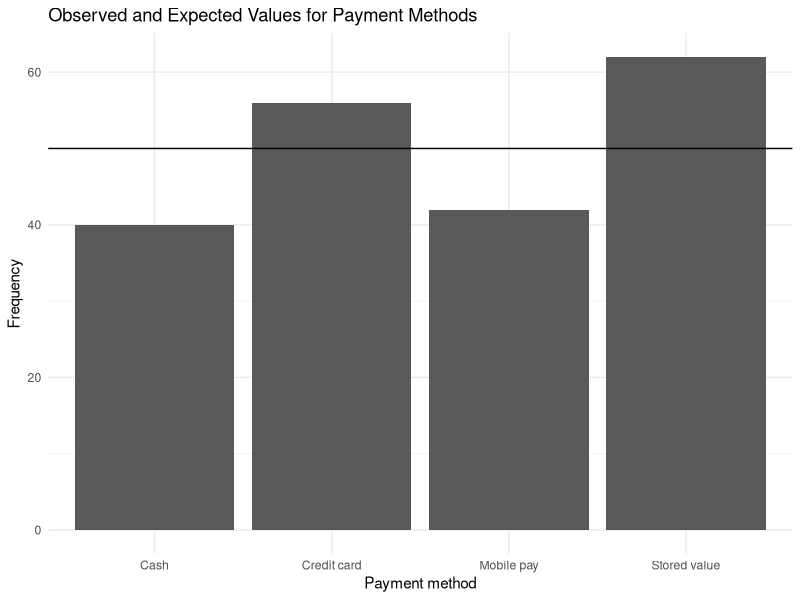

Here is the R script that generated this plot:
## ---- chunk 1
library(tidyverse)
theme_set(theme_minimal())
knitr::opts_chunk$set(echo = TRUE, warning = FALSE, message = FALSE)
## ---- chunk 2
observed <- c(40, 62, 42, 56)
expected <- c(50, 50, 50, 50)

sum((observed - expected)^2 / expected)
## ---- chunk 3
chisq.test(observed)
qchisq(0.95, df = 3)
## ---- chunk 4
payments <- data.frame(
  method = c("Cash", "Stored value", "Mobile pay", "Credit card"),
  observed
)
## ---- chunk 5
ggplot(payments, aes(method, observed)) +
  geom_col() +
  geom_hline(yintercept = 50) +
  labs(title = "Observed and Expected Values for Payment Methods",
       x = "Payment method", y = "Frequency")
## ---- chunk 6
observed <- c(208, 99, 61, 32)
test <- chisq.test(observed, p = c(0.45, 0.30, 0.15, 0.10))

test$expected
test
qchisq(0.90, df = 3)
## ---- chunk 7
observed <- c(92, 68, 40)
test <- chisq.test(observed, p = c(0.55, 0.30, 0.15))

test$expected
test
qchisq(0.90, df = 2)
## ---- chunk 8
f  <- c(18, 62, 72, 30, 14, 4)
Xm <- c(32, 47, 62, 77, 92, 107)
times <- rep(Xm, f)

mean(times)
sd(times)
## ---- chunk 9
boundaries <- c(-Inf, 39.5, 54.5, 69.5, 84.5, 99.5, Inf)
area <- diff(pnorm(boundaries, mean(times), sd(times)))

area
area * 200
## ---- chunk 10
observed <- c(18, 62, 72, 30, 18)
expected <- c(area[1:4], area[5] + area[6]) * 200
chi_sq   <- sum((observed - expected)^2 / expected)

chi_sq
1 - pchisq(chi_sq, df = 2)
## ---- chunk 11
qchisq(c(0.95, 0.99), df = 2)
## ---- chunk 12
observed <- c(34, 26, 18, 12, 10)

chisq.test(observed)
## ---- chunk 13
booking_survey <- matrix(c(104,  70, 26,
                            56, 110, 34),
                         nrow = 2, byrow = TRUE)
test <- chisq.test(booking_survey)

test$expected
## ---- chunk 14
test
qchisq(0.95, df = 2)
## ---- chunk 15
complaints <- matrix(c( 44, 62, 34,
                        50, 38, 42,
                       164, 76, 86),
                     nrow = 3, byrow = TRUE)
test <- chisq.test(complaints)

test$expected
test
qchisq(0.95, df = 4)
## ---- chunk 16
bookings <- matrix(c(12, 14, 12,
                      8, 11, 15),
                   nrow = 2, byrow = TRUE)
test <- chisq.test(bookings)

test$expected
test
qchisq(0.90, df = 2)
## ---- chunk 17
membership <- matrix(c(26, 34, 40, 52,
                       74, 66, 60, 48),
                     nrow = 2, byrow = TRUE)
test <- chisq.test(membership)

test$expected
test
qchisq(0.95, df = 3)
